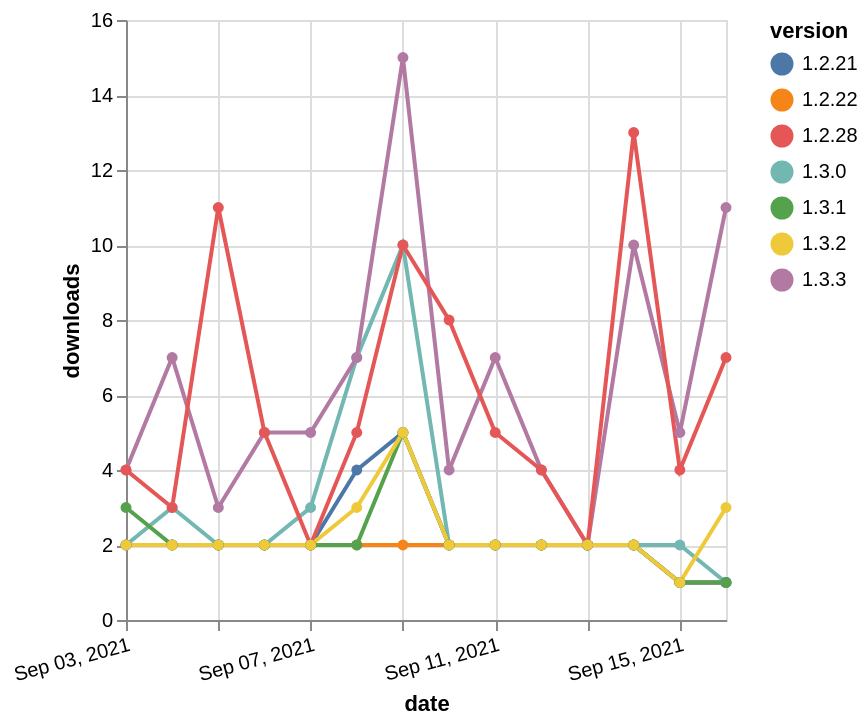

Describe this chart as a Vega-Lite specification.
### Vega-Lite specification from a JSON file in a GitHub repository (floating-point values rounded to 4 significant figures)
{"$schema": "https://vega.github.io/schema/vega-lite/v5.json", "description": "A simple bar chart with embedded data.", "data": {"values": [{"date": "2021-09-03", "total": 2547, "delta": 2, "version": "1.2.22"}, {"date": "2021-09-04", "total": 2549, "delta": 2, "version": "1.2.22"}, {"date": "2021-09-05", "total": 2551, "delta": 2, "version": "1.2.22"}, {"date": "2021-09-06", "total": 2553, "delta": 2, "version": "1.2.22"}, {"date": "2021-09-07", "total": 2555, "delta": 2, "version": "1.2.22"}, {"date": "2021-09-08", "total": 2557, "delta": 2, "version": "1.2.22"}, {"date": "2021-09-09", "total": 2559, "delta": 2, "version": "1.2.22"}, {"date": "2021-09-10", "total": 2561, "delta": 2, "version": "1.2.22"}, {"date": "2021-09-11", "total": 2563, "delta": 2, "version": "1.2.22"}, {"date": "2021-09-12", "total": 2565, "delta": 2, "version": "1.2.22"}, {"date": "2021-09-13", "total": 2567, "delta": 2, "version": "1.2.22"}, {"date": "2021-09-14", "total": 2569, "delta": 2, "version": "1.2.22"}, {"date": "2021-09-15", "total": 2570, "delta": 1, "version": "1.2.22"}, {"date": "2021-09-16", "total": 2571, "delta": 1, "version": "1.2.22"}, {"date": "2021-09-03", "total": 7615, "delta": 2, "version": "1.3.0"}, {"date": "2021-09-04", "total": 7618, "delta": 3, "version": "1.3.0"}, {"date": "2021-09-05", "total": 7620, "delta": 2, "version": "1.3.0"}, {"date": "2021-09-06", "total": 7622, "delta": 2, "version": "1.3.0"}, {"date": "2021-09-07", "total": 7625, "delta": 3, "version": "1.3.0"}, {"date": "2021-09-08", "total": 7632, "delta": 7, "version": "1.3.0"}, {"date": "2021-09-09", "total": 7642, "delta": 10, "version": "1.3.0"}, {"date": "2021-09-10", "total": 7644, "delta": 2, "version": "1.3.0"}, {"date": "2021-09-11", "total": 7646, "delta": 2, "version": "1.3.0"}, {"date": "2021-09-12", "total": 7648, "delta": 2, "version": "1.3.0"}, {"date": "2021-09-13", "total": 7650, "delta": 2, "version": "1.3.0"}, {"date": "2021-09-14", "total": 7652, "delta": 2, "version": "1.3.0"}, {"date": "2021-09-15", "total": 7654, "delta": 2, "version": "1.3.0"}, {"date": "2021-09-16", "total": 7655, "delta": 1, "version": "1.3.0"}, {"date": "2021-09-03", "total": 2845, "delta": 2, "version": "1.2.21"}, {"date": "2021-09-04", "total": 2847, "delta": 2, "version": "1.2.21"}, {"date": "2021-09-05", "total": 2849, "delta": 2, "version": "1.2.21"}, {"date": "2021-09-06", "total": 2851, "delta": 2, "version": "1.2.21"}, {"date": "2021-09-07", "total": 2853, "delta": 2, "version": "1.2.21"}, {"date": "2021-09-08", "total": 2857, "delta": 4, "version": "1.2.21"}, {"date": "2021-09-09", "total": 2862, "delta": 5, "version": "1.2.21"}, {"date": "2021-09-10", "total": 2864, "delta": 2, "version": "1.2.21"}, {"date": "2021-09-11", "total": 2866, "delta": 2, "version": "1.2.21"}, {"date": "2021-09-12", "total": 2868, "delta": 2, "version": "1.2.21"}, {"date": "2021-09-13", "total": 2870, "delta": 2, "version": "1.2.21"}, {"date": "2021-09-14", "total": 2872, "delta": 2, "version": "1.2.21"}, {"date": "2021-09-15", "total": 2873, "delta": 1, "version": "1.2.21"}, {"date": "2021-09-16", "total": 2874, "delta": 1, "version": "1.2.21"}, {"date": "2021-09-03", "total": 11503, "delta": 4, "version": "1.3.3"}, {"date": "2021-09-04", "total": 11510, "delta": 7, "version": "1.3.3"}, {"date": "2021-09-05", "total": 11513, "delta": 3, "version": "1.3.3"}, {"date": "2021-09-06", "total": 11518, "delta": 5, "version": "1.3.3"}, {"date": "2021-09-07", "total": 11523, "delta": 5, "version": "1.3.3"}, {"date": "2021-09-08", "total": 11530, "delta": 7, "version": "1.3.3"}, {"date": "2021-09-09", "total": 11545, "delta": 15, "version": "1.3.3"}, {"date": "2021-09-10", "total": 11549, "delta": 4, "version": "1.3.3"}, {"date": "2021-09-11", "total": 11556, "delta": 7, "version": "1.3.3"}, {"date": "2021-09-12", "total": 11560, "delta": 4, "version": "1.3.3"}, {"date": "2021-09-13", "total": 11562, "delta": 2, "version": "1.3.3"}, {"date": "2021-09-14", "total": 11572, "delta": 10, "version": "1.3.3"}, {"date": "2021-09-15", "total": 11577, "delta": 5, "version": "1.3.3"}, {"date": "2021-09-16", "total": 11588, "delta": 11, "version": "1.3.3"}, {"date": "2021-09-03", "total": 8117, "delta": 4, "version": "1.2.28"}, {"date": "2021-09-04", "total": 8120, "delta": 3, "version": "1.2.28"}, {"date": "2021-09-05", "total": 8131, "delta": 11, "version": "1.2.28"}, {"date": "2021-09-06", "total": 8136, "delta": 5, "version": "1.2.28"}, {"date": "2021-09-07", "total": 8138, "delta": 2, "version": "1.2.28"}, {"date": "2021-09-08", "total": 8143, "delta": 5, "version": "1.2.28"}, {"date": "2021-09-09", "total": 8153, "delta": 10, "version": "1.2.28"}, {"date": "2021-09-10", "total": 8161, "delta": 8, "version": "1.2.28"}, {"date": "2021-09-11", "total": 8166, "delta": 5, "version": "1.2.28"}, {"date": "2021-09-12", "total": 8170, "delta": 4, "version": "1.2.28"}, {"date": "2021-09-13", "total": 8172, "delta": 2, "version": "1.2.28"}, {"date": "2021-09-14", "total": 8185, "delta": 13, "version": "1.2.28"}, {"date": "2021-09-15", "total": 8189, "delta": 4, "version": "1.2.28"}, {"date": "2021-09-16", "total": 8196, "delta": 7, "version": "1.2.28"}, {"date": "2021-09-03", "total": 3561, "delta": 3, "version": "1.3.1"}, {"date": "2021-09-04", "total": 3563, "delta": 2, "version": "1.3.1"}, {"date": "2021-09-05", "total": 3565, "delta": 2, "version": "1.3.1"}, {"date": "2021-09-06", "total": 3567, "delta": 2, "version": "1.3.1"}, {"date": "2021-09-07", "total": 3569, "delta": 2, "version": "1.3.1"}, {"date": "2021-09-08", "total": 3571, "delta": 2, "version": "1.3.1"}, {"date": "2021-09-09", "total": 3576, "delta": 5, "version": "1.3.1"}, {"date": "2021-09-10", "total": 3578, "delta": 2, "version": "1.3.1"}, {"date": "2021-09-11", "total": 3580, "delta": 2, "version": "1.3.1"}, {"date": "2021-09-12", "total": 3582, "delta": 2, "version": "1.3.1"}, {"date": "2021-09-13", "total": 3584, "delta": 2, "version": "1.3.1"}, {"date": "2021-09-14", "total": 3586, "delta": 2, "version": "1.3.1"}, {"date": "2021-09-15", "total": 3587, "delta": 1, "version": "1.3.1"}, {"date": "2021-09-16", "total": 3588, "delta": 1, "version": "1.3.1"}, {"date": "2021-09-03", "total": 3881, "delta": 2, "version": "1.3.2"}, {"date": "2021-09-04", "total": 3883, "delta": 2, "version": "1.3.2"}, {"date": "2021-09-05", "total": 3885, "delta": 2, "version": "1.3.2"}, {"date": "2021-09-06", "total": 3887, "delta": 2, "version": "1.3.2"}, {"date": "2021-09-07", "total": 3889, "delta": 2, "version": "1.3.2"}, {"date": "2021-09-08", "total": 3892, "delta": 3, "version": "1.3.2"}, {"date": "2021-09-09", "total": 3897, "delta": 5, "version": "1.3.2"}, {"date": "2021-09-10", "total": 3899, "delta": 2, "version": "1.3.2"}, {"date": "2021-09-11", "total": 3901, "delta": 2, "version": "1.3.2"}, {"date": "2021-09-12", "total": 3903, "delta": 2, "version": "1.3.2"}, {"date": "2021-09-13", "total": 3905, "delta": 2, "version": "1.3.2"}, {"date": "2021-09-14", "total": 3907, "delta": 2, "version": "1.3.2"}, {"date": "2021-09-15", "total": 3908, "delta": 1, "version": "1.3.2"}, {"date": "2021-09-16", "total": 3911, "delta": 3, "version": "1.3.2"}]}, "width": "container", "mark": {"type": "line", "point": {"filled": true}}, "encoding": {"x": {"field": "date", "type": "temporal", "timeUnit": "yearmonthdate", "title": "date", "axis": {"labelAngle": -15}}, "y": {"field": "delta", "type": "quantitative", "title": "downloads"}, "color": {"field": "version", "type": "nominal"}, "tooltip": {"field": "delta"}}}
